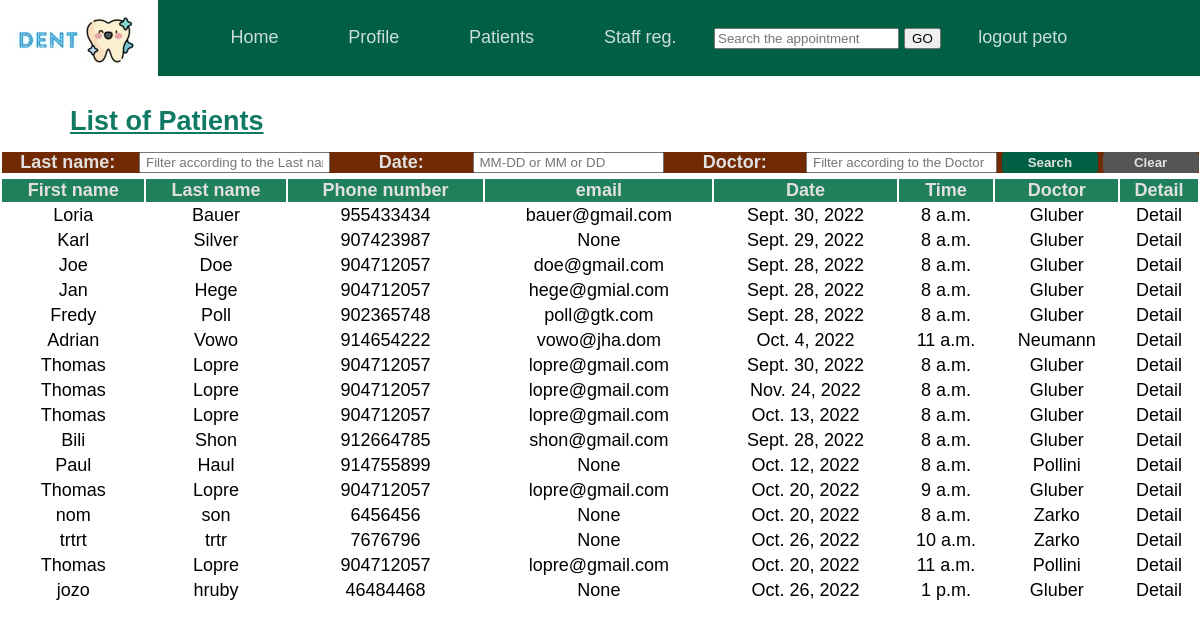
Screenshot of /list/ (signed in) with the database file from the repository.
### dent/models.py (models this page shows, shortened)
class Appointment(models.Model):
    patient = models.ForeignKey('Patient', on_delete= models.CASCADE)
    doctor = models.ForeignKey('Staff', on_delete = models.CASCADE)
    date = models.DateField(auto_now_add= False)
    time = models.TimeField(auto_now_add=False)
    notes = models.TextField(null=True, blank = True)

class Patient(models.Model):
    COMPANIES = (
        ('GHI', 'GHI'),
        ('Confidence', 'Confidence'),
        ('Union', 'Union'),
    )
    user = models.OneToOneField(User, on_delete=models.CASCADE, null= True, blank = True)
    fname = models.CharField(max_length=100)
    sname = models.CharField(max_length=100)
    insurance_c = models.CharField(max_length=20,choices=COMPANIES)
    cell_phone_num = models.IntegerField()
    email = models.EmailField(max_length= 254, null = True, blank= True)

class Staff(models.Model):
    TITLES = (
        ('Dr', 'Dr'),
        ('MDDr', 'MDDr'),
        ('MUDr', 'MUDr'),
        ('Bc','Bc'),
        ('Mrs', 'Mrs'),
        ('Mr', 'Mr'),
    )
    FIELDS = (
        ('Dental Surgery', 'Dental Surgery'),
        ('Stomatology', 'Stomatology'),
        ('Implantology', 'Implantology'),
        ('Dental Hygiene', 'Dental Hygiene'),
        ('Administrator','Administrator'),
    )
    user = models.OneToOneField(User, on_delete=models.CASCADE)
    title = models.CharField(max_length=20, choices = TITLES)
    fname = models.CharField(max_length = 100)
    sname = models.CharField(max_length= 100)
    about = models.TextField(null= True, blank = True)
    profile_pic = models.ImageField(null = True, blank= True)
    field = models.CharField(max_length=250, choices = FIELDS, default=000)
    def __str__(self):
        return self.sname

### dent/decorators.py (the view)
        def wrapper_func(request, *args, **kwargs):
            group = None
            if request.user.groups.exists():
                group = request.user.groups.all()[0].name
            if group in allowed_roles:
                return view_func(request, *args, **kwargs)
            else:
                messages.info(request, 'You are not authorized to see that page')
                return redirect('dent:home')

### dent/views.py (called while the page is built)
def filter(request):
    appointments = Appointment.objects.all()
    appointfilter = AppointmentFilter(request.GET, queryset=appointments)
    appointments = appointfilter.qs
    filter_list = [appointments, appointfilter, appointments]
    return filter_list

@login_required(login_url='dent:login')
@allowed_users(allowed_roles = ['staff'])
def listview(request):
    filter_list = filter(request)
    ctx = {
        'appointments':filter_list[2],
        'appointfilter':filter_list[1]}
    return render(request, 'dent/listview.html', ctx)

### templates/dent/listview.html (shortened to what this page needs)
{% extends 'dent/main.html' %}
{% block content %}
<h2 class = "headline2">List of Patients</h2>
{% if appointments %}
<form method = 'GET' class="filter">
    Last name:{{ appointfilter.form.patient }}
    Date:{{ appointfilter.form.date }}
    Doctor:{{ appointfilter.form.doctor_char }}
    <button type ='submit' class="submit paddmarg0">Search</button>
    <button type="button" class="return paddmarg0" onclick="ClearFields();">Clear</button>
</form>
<table class= "patients_table">
    <tr class="first_row">
        <th>First name</th>
        <th>Last name</th>
        <th>Phone number</th>
        <th>email</th>
        <th>Date</th>
        <th>Time</th>
        <th>Doctor </th>
        <th>Detail</th>
    </tr>
    {% for appointment in appointments %}
        <tr>
            <td>{{ appointment.patient.fname }}</td>
            <td>{{ appointment.patient.sname }}</td>
            <td>{{ appointment.patient.cell_phone_num }}</td>
            <td>{{ appointment.patient.email }}</td>
            <td>{{ appointment.date }}</td>
            <td>{{ appointment.time }}</td>
            <td>{{ appointment.doctor }}</td>
            <td><a href = "{% url 'dent:detail' appointment.id %}">Detail</a></td>
        </tr>
    {% endfor %}
</table>
{% endif %}
{% endblock %}

### templates/dent/navbar.html (shortened to what this page needs)
{% load static %}
<header>
    <img src="{% static '/images/logo.jpg' %}" id = 'logo'>
    <nav>
        <ul id = "unorder-list-nav">
            <li><a href = "{% url 'dent:home' %}">Home</a></li>
            {% if request.user.is_staff %}
                {% if request.user.staff.id %}
                    <li><a href = "{% url 'dent:staffdetail' request.user.staff.id %}">Profile</a></li>
                {% else %}
                    <li><a href = "{% url 'dent:staffdetail' request.user.id %}">Profile</a></li>
                {% endif %}
            {% endif %}
            {% if request.user.is_staff %}
                <li><a href = "{% url 'dent:listo' %}">Patients</a></li>
            {% endif %}
            {% if request.user.is_superuser %}
                <li><a href = "{% url 'dent:staffreg' %}">Staff reg.</a></li>
            {% endif %}
            <li>
                <form method = 'POST' action = "{% url 'dent:searchid' %}">
                    <input type = 'number'
                        aria-label="Search"
                        name="searched_id"
                        required
                        placeholder="Search the appointment"
                        size = '40'>
                    <button type = submit name = 'GO'>GO</button>
                </form>
            </li>
            {% if request.user.is_authenticated %}
                <li><a href = "{% url 'dent:logout' %}">logout {{ request.user }}</a></li>
            {% endif %}
        </ul>
    </nav>
</header>

### static/css/main.css (style rules this page uses)
body { padding:0; margin:0; font-family: Arial, Helvetica, sans-serif; font-size: large; box-sizing: border-box; }
a { text-decoration: none; color: black; }
header { display: flex; justify-content:space-between; align-items: center; background-color: #016044; }
#logo { cursor: pointer; }
#unorder-list-nav { list-style-type: none; }
#unorder-list-nav li { display: inline-block; }
#unorder-list-nav li a { transition: all 0.3s ease 0s; color: rgba(255, 255, 255, 0.796); text-decoration: none; margin:0; padding: 1.8em; }
#unorder-list-nav li form { margin:0; }
.filter { display: grid; grid-template-columns: repeat(6, 1fr) 8% 8%; background-color: rgb(114, 42, 5); text-align: center; gap:5px; margin: 0 1.5px 4px 1.5px; color: #e1e0e0; font-weight: bold; }
.filteritem { padding: 0 5px 0 5px; }
.patients_table { width: 100%; text-align: center; margin:0; }
.headline2 { color:rgb(16, 121, 100); margin:30px 0px 15px 70px; text-decoration: underline; }
th { background-color:rgb(32, 128, 92); color: #e1e0e0 ; }
.patients_table a { text-decoration: none; color:black; }
.submit { width: 100%; background-color: #016044; color: white; padding: 14px 20px; margin: 4px 0; border: none; border-radius: 4px; cursor: pointer }
.return { width: 100%; background-color: #555; color: white; padding: 14px 20px; margin: 4px 0; border: none; border-radius: 4px; cursor: pointer }
.paddmarg0 { padding:0 !important; margin:0 !important; color: #e1e0e0 !important; font-weight: bold !important; }

### rows the page displays
Appointment: patient.fname "Loria", patient.sname "Bauer", patient.cell_phone_num "955433434", patient.email "bauer@gmail.com", date "Sept. 30, 2022", time "8 a.m.", doctor "Gluber"
Appointment: patient.fname "Karl", patient.sname "Silver", patient.cell_phone_num "907423987", patient.email "None", date "Sept. 29, 2022", time "8 a.m.", doctor "Gluber"
Appointment: patient.fname "Joe", patient.sname "Doe", patient.cell_phone_num "904712057", patient.email "doe@gmail.com", date "Sept. 28, 2022", time "8 a.m.", doctor "Gluber"
Appointment: patient.fname "Jan", patient.sname "Hege", patient.cell_phone_num "904712057", patient.email "hege@gmial.com", date "Sept. 28, 2022", time "8 a.m.", doctor "Gluber"
Appointment: patient.fname "Fredy", patient.sname "Poll", patient.cell_phone_num "902365748", patient.email "poll@gtk.com", date "Sept. 28, 2022", time "8 a.m.", doctor "Gluber"
Appointment: patient.fname "Adrian", patient.sname "Vowo", patient.cell_phone_num "914654222", patient.email "vowo@jha.dom", date "Oct. 4, 2022", time "11 a.m.", doctor "Neumann"
Appointment: patient.fname "Thomas", patient.sname "Lopre", patient.cell_phone_num "904712057", patient.email "lopre@gmail.com", date "Sept. 30, 2022", time "8 a.m.", doctor "Gluber"
Appointment: patient.fname "Thomas", patient.sname "Lopre", patient.cell_phone_num "904712057", patient.email "lopre@gmail.com", date "Nov. 24, 2022", time "8 a.m.", doctor "Gluber"
Appointment: patient.fname "Thomas", patient.sname "Lopre", patient.cell_phone_num "904712057", patient.email "lopre@gmail.com", date "Oct. 13, 2022", time "8 a.m.", doctor "Gluber"
Appointment: patient.fname "Bili", patient.sname "Shon", patient.cell_phone_num "912664785", patient.email "shon@gmail.com", date "Sept. 28, 2022", time "8 a.m.", doctor "Gluber"
Appointment: patient.fname "Paul", patient.sname "Haul", patient.cell_phone_num "914755899", patient.email "None", date "Oct. 12, 2022", time "8 a.m.", doctor "Pollini"
Appointment: patient.fname "Thomas", patient.sname "Lopre", patient.cell_phone_num "904712057", patient.email "lopre@gmail.com", date "Oct. 20, 2022", time "9 a.m.", doctor "Gluber"
Appointment: patient.fname "nom", patient.sname "son", patient.cell_phone_num "6456456", patient.email "None", date "Oct. 20, 2022", time "8 a.m.", doctor "Zarko"
Appointment: patient.fname "trtrt", patient.sname "trtr", patient.cell_phone_num "7676796", patient.email "None", date "Oct. 26, 2022", time "10 a.m.", doctor "Zarko"
Appointment: patient.fname "Thomas", patient.sname "Lopre", patient.cell_phone_num "904712057", patient.email "lopre@gmail.com", date "Oct. 20, 2022", time "11 a.m.", doctor "Pollini"
Appointment: patient.fname "jozo", patient.sname "hruby", patient.cell_phone_num "46484468", patient.email "None", date "Oct. 26, 2022", time "1 p.m.", doctor "Gluber"

### other values shown
{{ request.user }} "peto"
